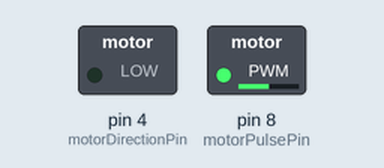
Recording of a sketch running on a simulated Arduino Uno, built with avr-gcc and run on an emulated ATmega328P. On the bench: switched loads named in the sketch (green lamp = pin HIGH). What the sketch prints to the serial monitor is not drawn.

Above: at 0.3 s.
Timing chart, 0 to 1.8 s (numbered marks = the images above):
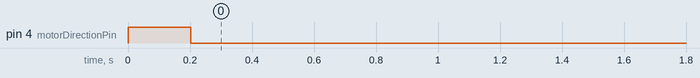

The sketch:

test.ino
```cpp
#include <Arduino.h>
#include <EEPROM.h>

#define angle 360.00
#define stepRev 180.00
#define circle 360.00
#define motorPulsePin 8
#define motorDirectionPin 4
short int numberOfSteps=100;
short int direction = 1;
int czujnik = A5;
int eepromPin = 0;


void step()
{
    digitalWrite(motorPulsePin,HIGH);
      delay(1);
    digitalWrite(motorPulsePin,LOW);
      delay(1);
}


void setup()
{

  Serial.begin(9600);
  pinMode(motorPulsePin,OUTPUT);
    pinMode(motorDirectionPin,OUTPUT);
    digitalWrite(motorDirectionPin,HIGH);

    //przypisanie pamięci
   // numberOfSteps = EEPROM.read(eepromPin);
    Serial.println("jol");
    // CALIBRATION


      while (numberOfSteps != 0)
        {
                     step();
          numberOfSteps--;

        }

                direction = !direction;
        digitalWrite(motorDirectionPin,direction);

}

void loop()
{


          if (numberOfSteps != (angle/(circle/stepRev)) )
        {
          step();
          numberOfSteps++;
        }

if(numberOfSteps == (angle/(circle/stepRev)))
{
//EEPROM.write(eepromPin,numberOfSteps);
Serial.println(numberOfSteps);

numberOfSteps++;
}


}
```
